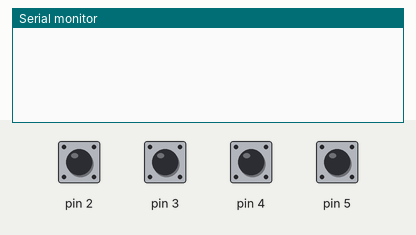
Simulated run of this sketch. Board: Arduino Uno, built with avr-gcc and run on an emulated ATmega328P. Parts: the last lines printed to the serial monitor. The test bench sets the inputs (shaded band); at power-on: pin 2–5 HIGH. No radio packets arrive unless stated.

Above: at 1.2 s.
1.3 s: pin 2 pulled LOW for 0.15 s
At 2.5 s:
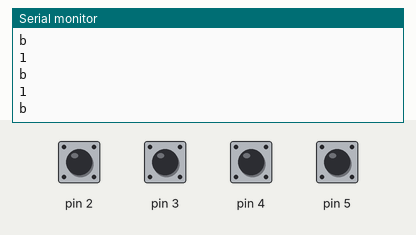
2.9 s: pin 3 pulled LOW for 0.15 s
At 3.7 s:
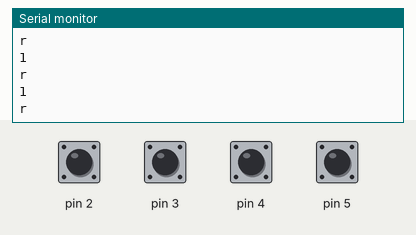
4.5 s: pin 4 pulled LOW for 0.15 s
At 5.8 s:
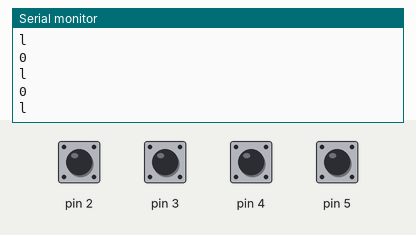
6.1 s: pin 5 pulled LOW for 0.15 s
At 7.3 s:
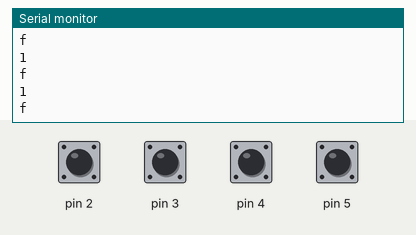

The sketch:

new4PosJoystick.ino
```cpp
#include <nRF24L01.h>
#include <printf.h>
#include <RF24.h>
#include <RF24_config.h>
#include <SPI.h>

RF24 radio(7, 8); // CE, CSN
const byte address[6] = "00001";
const char forward = 'f';
const char back = 'b';
const char right = 'r';
const char left = 'l';
int switchState2 = 0;
int switchState3 = 0;
int switchState4 = 0;
int switchState5 = 0;

void setup()
{
  pinMode(2, INPUT_PULLUP);
  pinMode(3, INPUT_PULLUP);
  pinMode(4, INPUT_PULLUP);
  pinMode(5, INPUT_PULLUP);
  Serial.begin(9600);
  radio.begin();
  radio.openWritingPipe(address);
  radio.setPALevel(RF24_PA_MIN);
  radio.stopListening();
}


void loop()
{
  switchState2 = digitalRead(5);
  switchState3 = digitalRead(2);
  switchState4 = digitalRead(4);
  switchState5 = digitalRead(3);
  if (switchState2 == LOW && switchState3 != LOW && switchState4 != LOW && switchState5 != LOW)
  {
     Serial.println(digitalRead(2));
     Serial.println(forward);
     radio.write(&forward, sizeof(forward));
     delay(10);
  }
  if (switchState2 != LOW && switchState3 == LOW && switchState4 != LOW && switchState5 != LOW){
    Serial.println(digitalRead(3));
     Serial.println(back);
     radio.write(&back, sizeof(back));
     delay(10);

  }
  if (switchState2 != LOW && switchState3 != LOW && switchState4 == LOW && switchState5 != LOW){
    Serial.println(digitalRead(4));
     Serial.println(left);
     radio.write(&left, sizeof(left));
     delay(10);

  }
  if (switchState2 != LOW && switchState3 != LOW && switchState4 != LOW && switchState5 == LOW){
    Serial.println(digitalRead(5));
     Serial.println(right);
     radio.write(&right, sizeof(right));
     delay(10);

  }

}
```

Measured:
- after the input at 1.3 s, the serial monitor: prints a new line at once (image 1)
- after the input at 2.9 s, the serial monitor: prints a new line at once (image 2)
- after the input at 4.5 s, the serial monitor: prints a new line at once (image 3)
- after the input at 6.1 s, the serial monitor: prints a new line at once (image 4)
